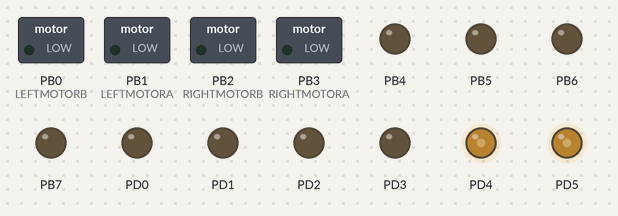
Bench run of a program on a simulated ATmega32, built with avr-gcc and emulated at 1 MHz. On the bench: switched loads named in the program (green lamp = pin HIGH), output pins drawn as LEDs (lit = HIGH).

Above: at 0.05 s.
At 5.05 s:
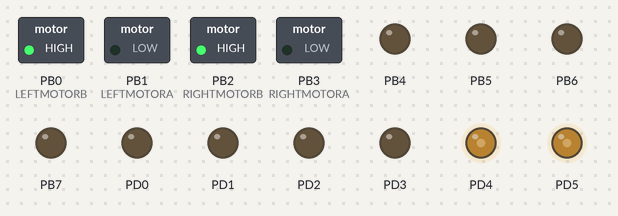
At 6.95 s:
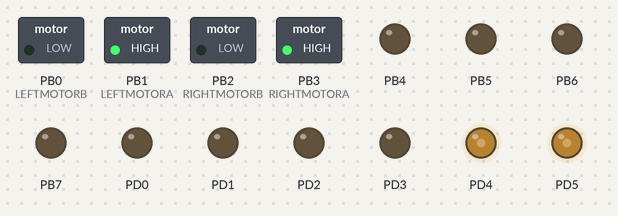
At 11.05 s:
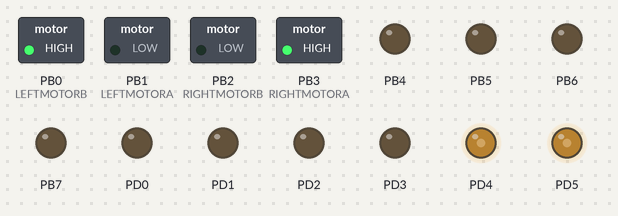
At 18.75 s:
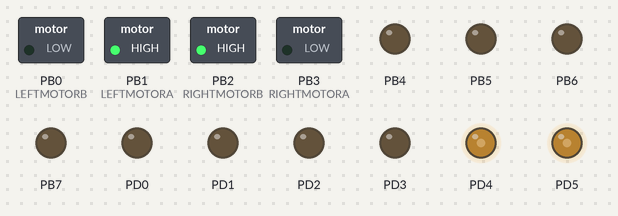
Timing chart, 0 to 23.9 s (numbered marks = the images above):
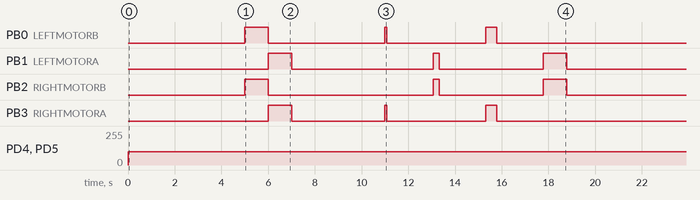

The program:

Obstacle_Avoiding_Robot.c
```c
#define F_CPU 1000000
#define setBit(port, bit)   (_SFR_BYTE(port)|=(1<<bit))
#define clearBit(port, bit) (_SFR_BYTE(port)&=~(1<<bit))

#define MOTORPORT	  PORTB
#define LEFTMOTORA	  PB1
#define LEFTMOTORB	  PB0
#define RIGHTMOTORA   PB3
#define RIGHTMOTORB	  PB2

#include <avr/io.h>
#include <util/delay.h>


void pwm_init()
{
	setBit(DDRD, PD4);	// output mode
	setBit(DDRD, PD5);	// output mode

	TCCR1A |= (1<<WGM10);				//fast pwm 8 bit
	TCCR1B |= (1<<WGM12);				//fast pwm 8 bit
	TCCR1A |= (1<<COM1A1)|(1<<COM1B1);	//enable OC1A and OC1B

	TCCR1B |= (1<<CS11);				//set timer1 prescaler 8

	OCR1A = 100;		//duty cycle for motor2
	OCR1B = 100;		//duty cycle for motor1
}


void Robot_Forward()
{
	setBit(MOTORPORT, LEFTMOTORB);		// high
	clearBit(MOTORPORT, LEFTMOTORA);	// low

	setBit(MOTORPORT, RIGHTMOTORB);		// high
	clearBit(MOTORPORT, RIGHTMOTORA);	// low
}

void Robot_Backward()
{
	clearBit(MOTORPORT, LEFTMOTORB);	// low
	setBit(MOTORPORT, LEFTMOTORA);		// high

	clearBit(MOTORPORT, RIGHTMOTORB);	// low
	setBit(MOTORPORT, RIGHTMOTORA);		// high
}

void Robot_Left()
{
	clearBit(MOTORPORT, LEFTMOTORB);	// low
	setBit(MOTORPORT, LEFTMOTORA);		// high

	setBit(MOTORPORT, RIGHTMOTORB);		// high
	clearBit(MOTORPORT, RIGHTMOTORA);	// low
}

void Robot_Right()
{
	setBit(MOTORPORT, LEFTMOTORB);		// high
	clearBit(MOTORPORT, LEFTMOTORA);	// low

	clearBit(MOTORPORT, RIGHTMOTORB);	// low
	setBit(MOTORPORT, RIGHTMOTORA);		// high
}

void Robot_Stop()
{
	clearBit(MOTORPORT, LEFTMOTORA);	// low
	clearBit(MOTORPORT, LEFTMOTORB);	// low

	clearBit(MOTORPORT, RIGHTMOTORA);	// low
	clearBit(MOTORPORT, RIGHTMOTORB);	// low
}


int main(void)
{

   DDRD = 0xff;
   DDRB=0xff;

   pwm_init();


   while(1)
   {
	   _delay_ms(5000);

	   Robot_Forward();
	   _delay_ms(1000);

	   Robot_Backward();
	   _delay_ms(1000);

	   Robot_Stop();
	   _delay_ms(4000);

	  Robot_Right(); //45
	  _delay_ms(70);
	  Robot_Stop();
	  _delay_ms(2000);

		   Robot_Left(); //90
		   _delay_ms(47.5 * 5.2);
		   Robot_Stop();
		   _delay_ms(2000);

		   Robot_Right(); //180
		   _delay_ms(90 * 5.2);
		   Robot_Stop();
		   _delay_ms(2000);


	   Robot_Left();//360
	   _delay_ms(190 * 5.2);
	   Robot_Stop();
	   _delay_ms(2000);
   }
}
```

Measured:
- by itself, PB0 (LEFTMOTORB): repeats every 20.8 s: LOW 5.0 s, HIGH 0.07 s, LOW 4.2 s, HIGH 0.47 s, LOW 10.0 s, HIGH 1.0 s
- by itself, PB1 (LEFTMOTORA): repeats every 20.8 s: LOW 6.1 s, HIGH 0.25 s, LOW 4.5 s, HIGH 0.99 s, LOW 8.0 s, HIGH 1.0 s
- by itself, PB2 (RIGHTMOTORB): repeats every 20.8 s: LOW 7.1 s, HIGH 0.25 s, LOW 4.5 s, HIGH 0.99 s, LOW 7.0 s, HIGH 1.0 s
- by itself, PB3 (RIGHTMOTORA): repeats every 20.8 s: LOW 4.0 s, HIGH 0.07 s, LOW 4.2 s, HIGH 0.47 s, LOW 11.0 s, HIGH 1.0 s
- by itself, PD4, PD5: 0/255 → 100/255 at 0.00 s
